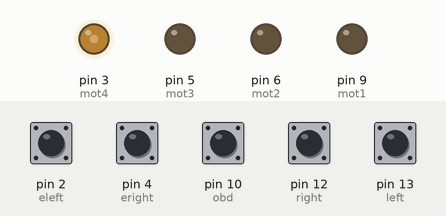
Recording of a sketch running on a simulated Arduino Uno, built with avr-gcc and run on an emulated ATmega328P. Shown: output pins drawn as LEDs (lit = HIGH). The test bench sets the inputs (shaded band); at power-on: pin 2 (eleft), pin 4 (eright), pin 10 (obd), pin 12 (right), pin 13 (left) HIGH.

Above: at 1.2 s.
1.3 s: pin 2 (eleft) pulled LOW for 0.15 s
At 1.8 s:
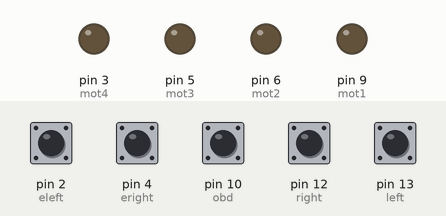
2.9 s: pin 4 (eright) pulled LOW for 0.15 s
At 2.97 s:
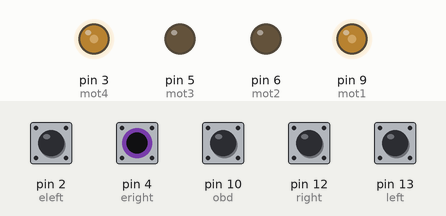
4.5 s: pin 4 (eright) pulled LOW for 1 s
At 5.3 s:
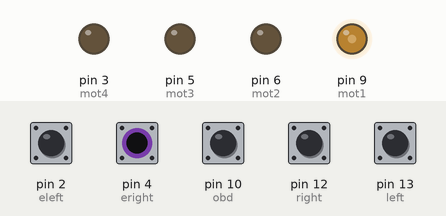
7.0 s: pin 2 (eleft) pulled LOW for 1 s
At 7.8 s:
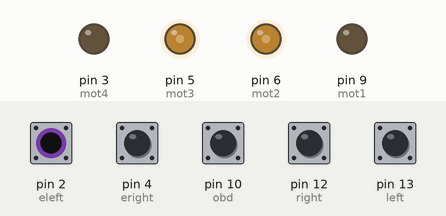
9.5 s: pin 2 (eleft) pulled LOW for 0.15 s
At 9.57 s:
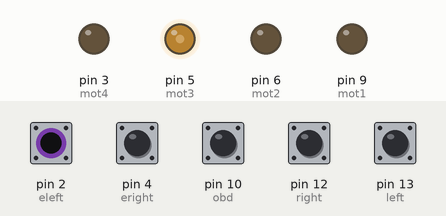
11.1 s: pin 2 (eleft) driven LOW and pin 4 (eright) driven LOW
At 12.1 s:
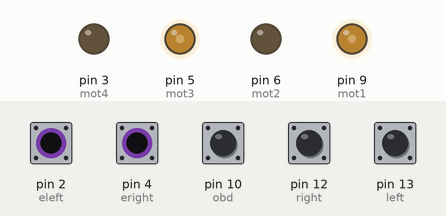
Timing chart, 0 to 13.6 s (numbered marks = the images above; inputs shaded):
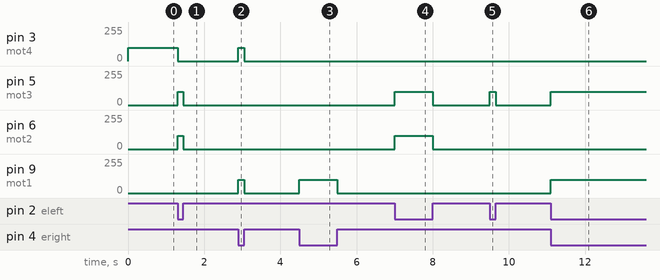

Measured:
- after the input at 1.3 s, pin 3 (mot4): 100/255 → 0/255 at once; pin 5 (mot3), pin 6 (mot2): 0/255 → 100/255 at once, → 0/255 0.15 s later
- after the input at 2.9 s, pin 3 (mot4), pin 9 (mot1): 0/255 → 100/255 at once, → 0/255 0.15 s later
- after the input at 4.5 s, pin 9 (mot1): 0/255 → 100/255 at once, → 0/255 1.0 s later
- after the input at 7.0 s, pin 5 (mot3), pin 6 (mot2): 0/255 → 100/255 at once, → 0/255 1.0 s later
- after the input at 9.5 s, pin 5 (mot3): 0/255 → 100/255 at once, → 0/255 0.15 s later
- after the input at 11.1 s, pin 5 (mot3), pin 9 (mot1): 0/255 → 100/255 at once

The sketch:

all_merge.ino
```cpp
int mot1=9;
int mot2=6;
int mot3=5;
int mot4=3;

int left=13;
int right=12;
int eleft=2;//
int eright=4;//
int obd=10;//


int Left=1;
int Right=1;
int Eleft=1;//
int Eright=1;//
int Obd=1;//

void LEFT (void);
void RIGHT (void);
void STOP (void);

void setup()
{
  pinMode(mot1,OUTPUT);
  pinMode(mot2,OUTPUT);
  pinMode(mot3,OUTPUT);
  pinMode(mot4,OUTPUT);

  pinMode(left,INPUT);
  pinMode(right,INPUT);
  pinMode(eleft,INPUT);
  pinMode(eright,INPUT);
  pinMode(obd,INPUT);//

  digitalWrite(left,HIGH);
  digitalWrite(right,HIGH);
  digitalWrite(eleft,HIGH);
  digitalWrite(eright,HIGH);
  digitalWrite(obd,HIGH);//


}

void loop()  {
analogWrite(mot1,0);//
analogWrite(mot2,0);
analogWrite(mot3,0);//
analogWrite(mot4,0);

while(1)
{
  Left=digitalRead(left);
  Right=digitalRead(right);
  Eleft=digitalRead(eleft);
  Eright=digitalRead(eright);
  Obd=digitalRead(obd);

  if((Left==1 && Right==0 && Eleft==0 && Eright==0 && Obd==1)==1)//
  LEFT();
  else if((Right==1 && Left==0 && Eleft==0 && Eright==0 && Obd==1)==1)//
  RIGHT();
  else if((Eleft==1 && Eright==0 && Obd==1)==1)//
  ELEFT();//
  else if((Eleft==0 && Eright==1 && Obd==1)==1)//
  ERIGHT();//
  else if((Eleft==1 && Eright==1 && Obd==1)==1){// testing code may not work!! if ditch ahead then turn back + right and try to movealong edge then edge constraints start
  analogWrite(mot1,0);//#
  analogWrite(mot2,0);//#
  analogWrite(mot3,0);//#
  analogWrite(mot4,100);//#
  }
  else if((Eleft==0 && Eright==0 && Obd==0)==1){
  analogWrite(mot1,0);//@
  analogWrite(mot2,0);//@
  analogWrite(mot3,0);//@
  analogWrite(mot4,100);//@
  }

}
}

void LEFT (void)
{
   analogWrite(mot3,0);
   analogWrite(mot4,100);


   while(Left==1)
   {
    Left=digitalRead(left);
    Right=digitalRead(right);
    if(Right==1)
    {
      int lprev=Left;
      int rprev=Right;
      STOP();
      while(((lprev==Left)&&(rprev==Right))==1)
      {
         Left=digitalRead(left);
         Right=digitalRead(right);
      }
    }
    analogWrite(mot1,100);
    analogWrite(mot2,0);
   }
   analogWrite(mot3,100);
   analogWrite(mot4,0);
}

void RIGHT (void)
{
   analogWrite(mot1,0);
   analogWrite(mot2,100);

   while(Right==1)

  {
    Left=digitalRead(left);
    Right=digitalRead(right);
    if(Left==1)
    {
      int lprev=Left;
      int rprev=Right;
     STOP();
      while(((lprev==Left)&&(rprev==Right))==1)
      {
         Left=digitalRead(left);
         Right=digitalRead(right);
      }
    }
    analogWrite(mot3,100);
    analogWrite(mot4,0);
    }
   analogWrite(mot1,100);
   analogWrite(mot2,0);
}


//******************************edge detector
void ELEFT (void)
{
   analogWrite(mot3,0);
   analogWrite(mot4,100);


   while(Eleft==1)
   {
    Eleft=digitalRead(eleft);
    Eright=digitalRead(eright);
    if(Eright==1)
    {
      int lprev=Eleft;
      int rprev=Eright;
      STOP();
      while(((lprev==Eleft)&&(rprev==Eright))==1)
      {
         Eleft=digitalRead(eleft);
         Eright=digitalRead(eright);
      }
    }
    analogWrite(mot1,100);
    analogWrite(mot2,0);
   }
   analogWrite(mot3,100);
   analogWrite(mot4,0);
}

void ERIGHT (void)
{
   analogWrite(mot1,0);
   analogWrite(mot2,100);

   while(Eright==1)

  {
    Eleft=digitalRead(eleft);
    Eright=digitalRead(eright);
    if(Eleft==1)
    {
      int lprev=Eleft;
      int rprev=Eright;
     STOP();
      while(((lprev==Eleft)&&(rprev==Eright))==1)
      {
         Eleft=digitalRead(eleft);
         Eright=digitalRead(eright);
      }
    }
    analogWrite(mot3,100);
    analogWrite(mot4,0);
    }
   analogWrite(mot1,100);
   analogWrite(mot2,0);
}


//*******************************edge detector
void STOP (void)
{
analogWrite(mot1,0);
analogWrite(mot2,0);
analogWrite(mot3,0);
analogWrite(mot4,0);

}
```
